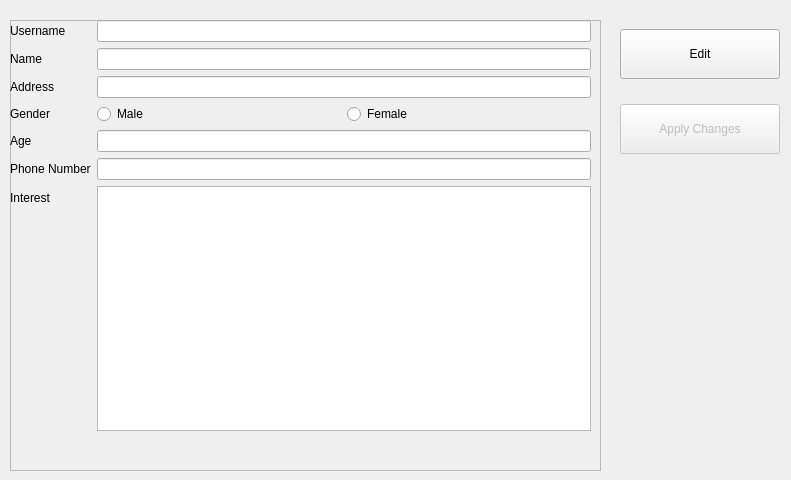
      <widget class="QWidget" name="user_profile_tab">
       <attribute name="title">
        <string>User Profile</string>
       </attribute>
       <widget class="QFrame" name="frame_user_profile">
        <property name="geometry">
         <rect>
          <x>10</x>
          <y>20</y>
          <width>591</width>
          <height>451</height>
         </rect>
        </property>
        <property name="styleSheet">
         <string/>
        </property>
        <property name="frameShape">
         <enum>QFrame::StyledPanel</enum>
        </property>
        <property name="frameShadow">
         <enum>QFrame::Raised</enum>
        </property>
        <widget class="QWidget" name="formLayoutWidget_3">
         <property name="geometry">
          <rect>
           <x>-10</x>
           <y>-10</y>
           <width>591</width>
           <height>431</height>
          </rect>
         </property>
         <property name="styleSheet">
          <string/>
         </property>
         <layout class="QFormLayout" name="Form_profile_user">
          <property name="leftMargin">
           <number>10</number>
          </property>
          <property name="topMargin">
           <number>10</number>
          </property>
          <property name="bottomMargin">
           <number>10</number>
          </property>
          <item row="0" column="0">
           <widget class="QLabel" name="Label_username_profile_user">
            <property name="sizePolicy">
             <sizepolicy hsizetype="Expanding" vsizetype="Expanding">
              <horstretch>0</horstretch>
              <verstretch>0</verstretch>
             </sizepolicy>
            </property>
            <property name="styleSheet">
             <string notr="true"/>
            </property>
            <property name="text">
             <string>Username</string>
            </property>
           </widget>
          </item>
          <item row="0" column="1">
           <widget class="QLineEdit" name="Line_username_profile_user">
            <property name="styleSheet">
             <string notr="true"/>
            </property>
           </widget>
          </item>
          <item row="1" column="0">
           <widget class="QLabel" name="Label_name_profile_user">
            <property name="sizePolicy">
             <sizepolicy hsizetype="Expanding" vsizetype="Expanding">
              <horstretch>0</horstretch>
              <verstretch>0</verstretch>
             </sizepolicy>
            </property>
            <property name="styleSheet">
             <string notr="true"/>
            </property>
            <property name="text">
             <string>Name</string>
            </property>
           </widget>
          </item>
          <item row="1" column="1">
           <widget class="QLineEdit" name="Line_name_profile_user">
            <property name="styleSheet">
             <string notr="true"/>
            </property>
           </widget>
          </item>
          <item row="2" column="0">
           <widget class="QLabel" name="Label_address_profile_user">
            <property name="sizePolicy">
             <sizepolicy hsizetype="Expanding" vsizetype="Expanding">
              <horstretch>0</horstretch>
              <verstretch>0</verstretch>
             </sizepolicy>
            </property>
            <property name="styleSheet">
             <string notr="true"/>
            </property>
            <property name="text">
             <string>Address</string>
            </property>
           </widget>
          </item>
          <item row="2" column="1">
           <widget class="QLineEdit" name="Line_address_profile_user">
            <property name="styleSheet">
             <string notr="true"/>
            </property>
           </widget>
          </item>
          <item row="3" column="0">
           <widget class="QLabel" name="Label_gender_profile_user">
            <property name="sizePolicy">
             <sizepolicy hsizetype="Expanding" vsizetype="Expanding">
              <horstretch>0</horstretch>
              <verstretch>0</verstretch>
             </sizepolicy>
            </property>
            <property name="styleSheet">
             <string notr="true"/>
            </property>
            <property name="text">
             <string>Gender</string>
            </property>
           </widget>
          </item>
          <item row="3" column="1">
           <layout class="QHBoxLayout" name="Form_gender_profile_user">
            <item>
             <widget class="QRadioButton" name="Cbox_male_profile_user">
              <property name="styleSheet">
               <string notr="true"/>
              </property>
              <property name="text">
               <string>Male</string>
              </property>
             </widget>
            </item>
            <item>
             <widget class="QRadioButton" name="Cbox_female_profile_user">
              <property name="styleSheet">
               <string notr="true"/>
              </property>
              <property name="text">
               <string>Female</string>
              </property>
             </widget>
            </item>
           </layout>
          </item>
          <item row="4" column="0">
           <widget class="QLabel" name="Label_age_profile_user">
            <property name="sizePolicy">
             <sizepolicy hsizetype="Expanding" vsizetype="Expanding">
              <horstretch>0</horstretch>
              <verstretch>0</verstretch>
             </sizepolicy>
            </property>
            <property name="styleSheet">
             <string notr="true"/>
            </property>
            <property name="text">
             <string>Age</string>
            </property>
           </widget>
          </item>
          <item row="4" column="1">
           <widget class="QLineEdit" name="Line_age_profile_user">
            <property name="styleSheet">
             <string notr="true"/>
            </property>
           </widget>
          </item>
          <item row="5" column="0">
           <widget class="QLabel" name="Label_phone_number_profile_user">
            <property name="sizePolicy">
             <sizepolicy hsizetype="Expanding" vsizetype="Expanding">
              <horstretch>0</horstretch>
              <verstretch>0</verstretch>
             </sizepolicy>
            </property>
            <property name="styleSheet">
             <string notr="true"/>
            </property>
            <property name="text">
             <string>Phone Number</string>
            </property>
           </widget>
          </item>
          <item row="5" column="1">
           <widget class="QLineEdit" name="Line_phone_number_profile_user">
            <property name="styleSheet">
             <string notr="true"/>
            </property>
           </widget>
          </item>
          <item row="6" column="0">
           <widget class="QLabel" name="Label_interest_profile_user">
            <property name="styleSheet">
             <string notr="true"/>
            </property>
            <property name="text">
             <string>Interest</string>
            </property>
           </widget>
          </item>
          <item row="6" column="1">
           <widget class="QTextEdit" name="Plain_Line_interest_profile_user">
            <property name="focusPolicy">
             <enum>Qt::StrongFocus</enum>
            </property>
            <property name="contextMenuPolicy">
             <enum>Qt::DefaultContextMenu</enum>
            </property>
            <property name="toolTip">
             <string>&lt;html&gt;&lt;head/&gt;&lt;body&gt;&lt;p&gt;&lt;span style=&quot; font-size:14pt;&quot;&gt;few&lt;/span&gt;&lt;/p&gt;&lt;p&gt;&lt;br/&gt;&lt;/p&gt;&lt;/body&gt;&lt;/html&gt;</string>
            </property>
            <property name="styleSheet">
             <string notr="true"/>
            </property>
            <property name="sizeAdjustPolicy">
             <enum>QAbstractScrollArea::AdjustIgnored</enum>
            </property>
           </widget>
          </item>
         </layout>
        </widget>
       </widget>
       <widget class="QWidget" name="verticalLayoutWidget_6">
        <property name="geometry">
         <rect>
          <x>620</x>
          <y>10</y>
          <width>162</width>
          <height>164</height>
         </rect>
        </property>
        <layout class="QVBoxLayout" name="verticalLayout_6">
         <item>
          <widget class="QPushButton" name="Pbutton_profile_edit_user">
           <property name="enabled">
            <bool>true</bool>
           </property>
           <property name="minimumSize">
            <size>
             <width>160</width>
             <height>50</height>
            </size>
           </property>
           <property name="maximumSize">
            <size>
             <width>160</width>
             <height>50</height>
            </size>
           </property>
           <property name="styleSheet">
            <string notr="true"/>
           </property>
           <property name="text">
            <string>Edit</string>
           </property>
          </widget>
         </item>
         <item>
          <widget class="QPushButton" name="Pbutton_apply_edit_user">
           <property name="enabled">
            <bool>false</bool>
           </property>
           <property name="minimumSize">
            <size>
             <width>160</width>
             <height>50</height>
            </size>
           </property>
           <property name="maximumSize">
            <size>
             <width>160</width>
             <height>50</height>
            </size>
           </property>
           <property name="styleSheet">
            <string notr="true"/>
           </property>
           <property name="text">
            <string>Apply Changes</string>
           </property>
          </widget>
         </item>
        </layout>
       </widget>
      </widget>
